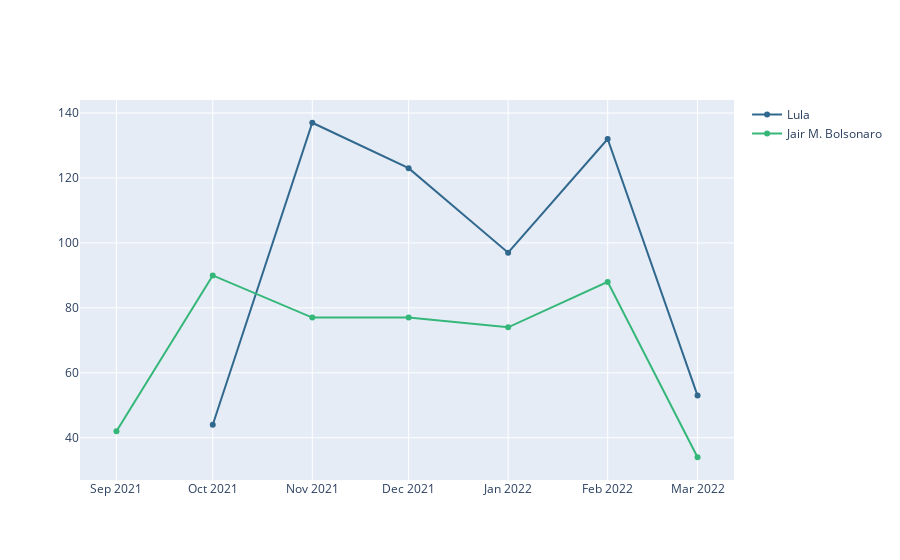

Notebook cell for this chart:
### Code cell
activity_curve(poli, ['Lula','Jair M. Bolsonaro'])

### Figure 1 — Plotly figure (JSON) as saved in the notebook; plotly's stock layout.template omitted (floating-point values rounded to 4 significant figures)
{"data": [{"line": {"color": "#31688e"}, "name": "Lula", "type": "scatter", "x": ["2021-10-01T00:00:00", "2021-11-01T00:00:00", "2021-12-01T00:00:00", "2022-01-01T00:00:00", "2022-02-01T00:00:00", "2022-03-01T00:00:00"], "y": [44, 137, 123, 97, 132, 53]}, {"line": {"color": "#35b779"}, "name": "Jair M. Bolsonaro", "type": "scatter", "x": ["2021-09-01T00:00:00", "2021-10-01T00:00:00", "2021-11-01T00:00:00", "2021-12-01T00:00:00", "2022-01-01T00:00:00", "2022-02-01T00:00:00", "2022-03-01T00:00:00"], "y": [42, 90, 77, 77, 74, 88, 34]}], "layout": {}}
